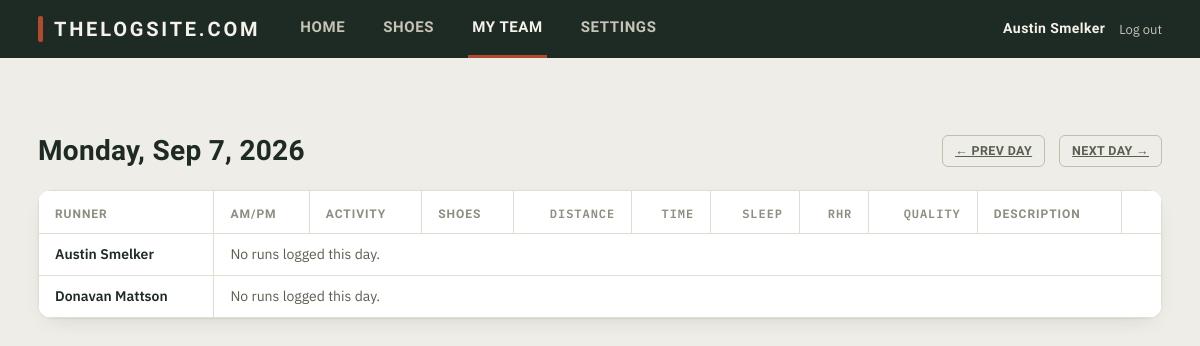
The page /team/day/2026-09-07 (signed in) on the database its author committed.
### tables this page shows
CREATE TABLE users (
    id                    INTEGER PRIMARY KEY AUTOINCREMENT,
    email                 TEXT NOT NULL UNIQUE COLLATE NOCASE,
    username              TEXT NOT NULL UNIQUE COLLATE NOCASE,
    password_hash         TEXT NOT NULL,
    created_at            TEXT NOT NULL,
    theme                 TEXT NOT NULL DEFAULT 'light' CHECK (theme IN ('light', 'dark')),
    notify_comments       INTEGER NOT NULL DEFAULT 1,
    notify_replies        INTEGER NOT NULL DEFAULT 1,
    notify_starred_posts  INTEGER NOT NULL DEFAULT 1,
    silent_start          TEXT,
    silent_end            TEXT,
    premium               INTEGER NOT NULL DEFAULT 0
);

### app.py (the view)
@app.route("/team/day/<date_str>")
@login_required
def team_day(date_str):
    try:
        d = date.fromisoformat(date_str)
    except ValueError:
        abort(404)
    users = db.list_users()
    raw_runs = db.list_runs_on_date(d.isoformat())
    by_user = defaultdict(list)
    for r in raw_runs:
        by_user[r["user_id"]].append(run_row_to_dict(r))
    run_ids = [r["id"] for lst in by_user.values() for r in lst]
    comments_by_run = db.list_comments_for_runs(run_ids)
    for lst in by_user.values():
        for r in lst:
            r["comments"] = comments_by_run.get(r["id"], [])
    rows = [{"user": u, "runs": by_user.get(u["id"], [])} for u in users]
    return render_template(
        "team_day.html",
        active_tab="team",
        day=d,
        day_label=f"{d.strftime('%A')}, {fmt_month_day(d)}, {d.year}",
        prev_day=(d - timedelta(days=1)).isoformat(),
        next_day=(d + timedelta(days=1)).isoformat(),
        is_today=(d == date.today()),
        rows=rows,
    )

### app.py (called while the page is built)
def get_current_user():
    uid = session.get("user_id")
    if not uid:
        return None
    return db.get_user(uid)

def login_required(view):
    @wraps(view)
    def wrapped(*args, **kwargs):
        if get_current_user() is None:
            return redirect(url_for("login", next=request.path))
        return view(*args, **kwargs)
    return wrapped

def get_csrf_token():
    if "csrf_token" not in session:
        session["csrf_token"] = secrets.token_hex(16)
    return session["csrf_token"]

@app.context_processor
def inject_globals():
    return {
        "current_user": get_current_user(),
        "csrf_token": get_csrf_token(),
        "site_name": SITE_NAME,
        "vapid_public_key": VAPID_PUBLIC_KEY,
    }

@app.before_request
def csrf_protect():
    if request.method == "POST":
        token = session.get("csrf_token")
        supplied = request.form.get("csrf_token") or request.headers.get("X-CSRFToken")
        if not token or not supplied or not secrets.compare_digest(token, supplied):
            abort(400, description="Your session expired or the form was tampered with. Go back and try again.")

def fmt_month_day(d):
    return f"{d.strftime('%b')} {d.day}"

### db.py (called while the page is built, shortened)
def get_db():
    conn = sqlite3.connect(DB_PATH)
    conn.row_factory = sqlite3.Row
    conn.execute("PRAGMA foreign_keys = ON")
    return conn

def get_user(user_id):
    conn = get_db()
    row = conn.execute("SELECT * FROM users WHERE id = ?", (user_id,)).fetchone()
    conn.close()
    return row

def list_users():
    conn = get_db()
    rows = conn.execute("SELECT * FROM users ORDER BY username COLLATE NOCASE ASC").fetchall()
    conn.close()
    return rows

def list_runs_on_date(date_str):
    conn = get_db()
    rows = conn.execute(
        RUN_SELECT + " WHERE runs.date = ? ORDER BY runs.created_at ASC", (date_str,)
    ).fetchall()
    conn.close()
    return rows

def list_comments_for_runs(run_ids):
    if not run_ids:
        return {}

### templates/team_day.html (shortened to what this page needs)
{% extends "base.html" %}
{% from "_run_row.html" import run_row with context %}
{% block content %}
<section class="log-header">
  <h1 class="page-title">{{ day_label }}</h1>
  <div class="week-nav">
    <a href="{{ url_for('team_day', date_str=prev_day) }}" class="btn btn-ghost btn-small">&larr; Prev day</a>
    {% if not is_today %}
    <a href="{{ url_for('team_day', date_str=next_day) }}" class="btn btn-ghost btn-small">Next day &rarr;</a>
    {% else %}
    <span class="btn btn-ghost btn-small btn-disabled">Next day &rarr;</span>
    {% endif %}
  </div>
</section>
<section class="log">
  <div class="table-scroll">
    <table class="log-table">
      <thead>
        <tr>
          <th>Runner</th>
          <th>AM/PM</th>
          <th>Activity</th>
          <th>Shoes</th>
          <th class="num">Distance</th>
          <th class="num">Time</th>
          <th class="num">Sleep</th>
          <th class="num">RHR</th>
          <th class="num">Quality</th>
          <th>Description</th>
          <th class="actions-col"></th>
        </tr>
      </thead>
      <tbody>
        {% for row in rows %}
          {% if row.runs %}
            {% for run in row.runs %}
              {{ run_row(run, editable=False, show_date=False, runner_username=row.user.username) }}
            {% endfor %}
          {% else %}
          <tr class="run-row-empty">
            <td><a class="runner-link" href="{{ url_for('user_profile', username=row.user.username) }}">{{ row.user.username }}</a></td>
            <td colspan="10" class="desc">No runs logged this day.</td>
          </tr>
          {% endif %}
        {% endfor %}
      </tbody>
    </table>
  </div>
</section>
{% endblock %}

### templates/base.html (shortened to what this page needs)
<!doctype html>
<html lang="en" data-theme="{{ current_user.theme if current_user else 'light' }}">
<head>
<link rel="stylesheet" href="{{ url_for('static', filename='style.css') }}">
</head>
<body>
<header class="topbar">
  <div class="topbar-inner">
    <span class="wordmark">{{ site_name }}</span>
    {% if current_user %}
    <nav class="tabs">
      <a href="{{ url_for('home') }}" class="tab {{ 'is-active' if active_tab == 'home' else '' }}">Home</a>
      <a href="{{ url_for('shoes') }}" class="tab {{ 'is-active' if active_tab == 'shoes' else '' }}">Shoes</a>
      <a href="{{ url_for('team') }}" class="tab {{ 'is-active' if active_tab == 'team' else '' }}">My Team</a>
      <a href="{{ url_for('settings') }}" class="tab {{ 'is-active' if active_tab == 'settings' else '' }}">Settings</a>
    </nav>
    <div class="topbar-user">
      <span class="topbar-username-link">{{ current_user.username }}</span>
      <form method="post" action="{{ url_for('logout') }}" class="inline-form">
        <button type="submit" class="link-btn">Log out</button>
      </form>
    </div>
    {% else %}
    <nav class="tabs">
      <a href="{{ url_for('login') }}" class="tab {{ 'is-active' if active_tab == 'login' else '' }}">Log in</a>
      <a href="{{ url_for('register') }}" class="tab {{ 'is-active' if active_tab == 'register' else '' }}">Sign up</a>
    </nav>
    {% endif %}
  </div>
</header>
<main class="page">
  {% block content %}{% endblock %}
</main>
</body>
</html>

### static/style.css (style rules this page uses)
:root { --paper: #eeede7; --surface: #ffffff; --surface-sunken: #f6f5f0; --ink: #1e2a24; --ink-soft: #58614f; --ink-faint: #8a8f80; --clay: #b14a2e; --clay-dark: #8f3a22; --clay-tint: #f3e1da; --turf: #3f6b4a; --turf-tint: #e2ecdf; --amber: #c9891f; --lane: #d8d3c4; --lane-strong: #c3bda9; --grid-line: #e1ddd1; --radius-sm: 6px; --radius-md: 10px; --radius-lg: 14px; --shadow-card: 0 1px 2px rgba(30, 42, 36, 0.06), 0 8px 24px -12px rgba(30, 42, 36, 0.18); --shadow-modal: 0 24px 60px -20px rgba(20, 28, 24, 0.45); --header-bg: #1e2a24; --header-text: #f4f2ea; --header-text-muted: #c7c3b6; }
* { box-sizing: border-box; }
html, body { margin: 0; padding: 0; }
body { background: var(--paper); color: var(--ink); font-family: "IBM Plex Sans", -apple-system, BlinkMacSystemFont, "Segoe UI", sans-serif; font-size: 15px; line-height: 1.5; -webkit-font-smoothing: antialiased; }
a { color: inherit; }
.topbar { background: var(--header-bg); color: var(--header-text); }
.topbar-inner { max-width: 1180px; margin: 0 auto; padding: 0 28px; height: 58px; display: flex; align-items: center; gap: 36px; }
.wordmark { font-family: "IBM Plex Sans Condensed", sans-serif; font-weight: 700; font-size: 20px; letter-spacing: 0.14em; text-transform: uppercase; color: var(--header-text); position: relative; padding-left: 16px; }
.wordmark::before { content: ""; position: absolute; left: 0; top: 2px; bottom: 2px; width: 5px; background: var(--clay); border-radius: 2px; }
.tabs { display: flex; gap: 6px; height: 100%; }
.tab { display: flex; align-items: center; height: 100%; padding: 0 4px; margin-right: 24px; text-decoration: none; font-family: "IBM Plex Sans Condensed", sans-serif; font-weight: 600; font-size: 15px; letter-spacing: 0.04em; text-transform: uppercase; color: var(--header-text-muted); border-bottom: 3px solid transparent; transition: color 0.15s ease, border-color 0.15s ease; }
.tab.is-active { color: var(--header-text); border-bottom-color: var(--clay); }
.page { max-width: 1180px; margin: 0 auto; padding: 32px 28px 80px; }
.page-title { font-family: "IBM Plex Sans Condensed", sans-serif; font-weight: 700; font-size: 28px; letter-spacing: 0.01em; margin: 0; }
.log-header { display: flex; align-items: center; justify-content: space-between; margin: 40px 0 18px; }
.btn { font-family: "IBM Plex Sans Condensed", sans-serif; font-weight: 600; font-size: 14.5px; letter-spacing: 0.03em; text-transform: uppercase; border-radius: var(--radius-sm); padding: 11px 20px; border: 1px solid transparent; cursor: pointer; transition: transform 0.08s ease, background 0.15s ease, border-color 0.15s ease; }
.btn-ghost { background: transparent; color: var(--ink-soft); border-color: var(--lane-strong); }
.log { background: var(--surface); border-radius: var(--radius-lg); box-shadow: var(--shadow-card); overflow: hidden; }
.table-scroll { overflow-x: auto; }
.log-table { width: 100%; border-collapse: collapse; min-width: 920px; }
.log-table thead th { text-align: left; font-family: "IBM Plex Sans Condensed", sans-serif; font-weight: 600; font-size: 12px; letter-spacing: 0.08em; text-transform: uppercase; color: var(--ink-faint); padding: 14px 16px 10px; border: 1px solid var(--grid-line); background: var(--surface); white-space: nowrap; }
.log-table th.num, .log-table td.num { text-align: right; font-family: "IBM Plex Mono", monospace; }
.log-table td { padding: 10px 16px; border: 1px solid var(--grid-line); font-size: 14px; white-space: nowrap; }
.log-table td.desc { white-space: normal; color: var(--ink-soft); min-width: 180px; }
.actions-col { text-align: right; white-space: nowrap; }
.inline-form { display: inline; }
.topbar-user { margin-left: auto; display: flex; align-items: center; gap: 14px; }
.topbar-username-link { font-family: "IBM Plex Sans Condensed", sans-serif; font-weight: 600; font-size: 14px; letter-spacing: 0.03em; color: var(--header-text); text-decoration: none; border-bottom: 1px solid transparent; }
.link-btn { background: none; border: none; color: var(--header-text-muted); font-family: "IBM Plex Sans", sans-serif; font-size: 13px; cursor: pointer; padding: 0; }
.topbar-inner .tabs { margin-right: 0; }
.btn-small { padding: 6px 12px; font-size: 12.5px; }
.week-nav { display: flex; align-items: center; gap: 14px; }
.runner-link { color: var(--ink); font-weight: 600; text-decoration: none; }
.run-row-empty td { color: var(--ink-faint); }

### rows shown on the page
users: username "Austin Smelker", user.username "Austin Smelker"
users: user.username "Donavan Mattson"

### other values the page prints
{{ site_name }} "THELOGSITE.COM"
{{ day_label }} "Monday, Sep 7, 2026"
